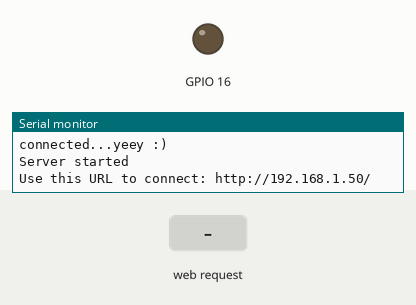
This sketch was run on a simulated ESP8266 (NodeMCU). Shown: output pins drawn as LEDs (lit = HIGH), the last lines printed to the serial monitor. Inputs (shaded band) come from the test bench. WiFi joins after 1.5 s; servers stay silent unless stated.

Above: at 2.7 s.
2.8 s: HTTP request GET /LED=OFF received
At 3.5 s:
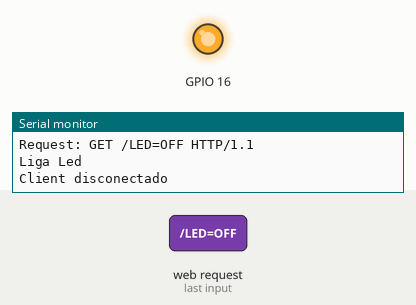
4.3 s: HTTP request GET /LED=ON received
At 4.6 s:
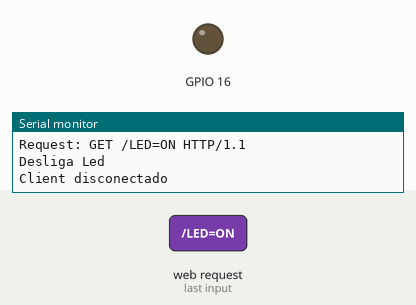
Timing chart, 0 to 7.3 s (numbered marks = the images above; inputs shaded):
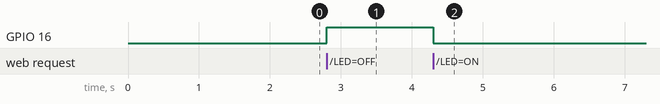

Measured:
- after the input at 2.8 s, GPIO 16: LOW → HIGH at once
- after the input at 4.3 s, GPIO 16: HIGH → LOW at once

The sketch:

nodeMCU-AutoConnect-ipfixo-exemplo-controle-1-led.ino
```cpp
#include <ESP8266WiFi.h>          //https://github.com/esp8266/Arduino

//needed for library
#include <DNSServer.h>
#include <ESP8266WebServer.h>
#include <WiFiManager.h>         //https://github.com/tzapu/WiFiManager

WiFiServer server(80);


void setup() {
    // put your setup code here, to run once:
    Serial.begin(115200);

    //I-O
    pinMode(16, OUTPUT);

    //WiFiManager
    //Local intialization. Once its business is done, there is no need to keep it around
    WiFiManager wifiManager;
    //reset saved settings
    //wifiManager.resetSettings();

    //set custom ip for portal
    wifiManager.setAPStaticIPConfig(IPAddress(192,168,0,75), IPAddress(192,168,0,1), IPAddress(255,255,255,0));


    //start-block2
    IPAddress _ip = IPAddress(192, 168, 0, 88);
    IPAddress _gw = IPAddress(192, 168, 0, 1);
    IPAddress _sn = IPAddress(255, 255, 255, 0);
    //end-block2

    wifiManager.setSTAStaticIPConfig(_ip, _gw, _sn);

    //fetches ssid and pass from eeprom and tries to connect
    //if it does not connect it starts an access point with the specified name
    //here  "AutoConnectAP"
    //and goes into a blocking loop awaiting configuration
    wifiManager.autoConnect("AutoConnectAP");
    //or use this for auto generated name ESP + ChipID
    //wifiManager.autoConnect();

    //if you get here you have connected to the WiFi
    Serial.println("connected...yeey :)");

    // Start the server
    server.begin();
    Serial.println("Server started");

    // Print the IP address
    Serial.print("Use this URL to connect: ");
    Serial.print("http://");
    Serial.print(WiFi.localIP());
    Serial.println("/");
}

void loop() {
  // Check if a client has connected
  WiFiClient client = server.available();
  if (!client) {
    return;
  }

  // Wait until the client sends some data
  Serial.println("Novo client");
  while(!client.available()){
    delay(1);
  }

  // Read the first line of the request
  String request = client.readStringUntil('\r');
  Serial.print("Request: ");
  Serial.println(request);

  client.flush();

  if (request.indexOf("/LED=OFF") != -1)  {
    digitalWrite(16, HIGH);
    Serial.println("Liga Led");
  }
  if (request.indexOf("/LED=ON") != -1)  {
    digitalWrite(16, LOW);
    Serial.println("Desliga Led");
  }

  // Return the response
  client.println("HTTP/1.1 200 OK");
  client.println("Content-Type: text/html");
  client.println(""); //  do not forget this one
  client.println("<!DOCTYPE HTML>");
  client.println("<html>");


  client.println("<br><br>");
  client.println("<a href=\"/LED=ON\"\"><button>Turn On </button></a>");
  client.println("<a href=\"/LED=OFF\"\"><button>Turn Off </button></a><br />");
  client.println("</html>");

  delay(1);
  Serial.println("Client disconectado");
  Serial.println("");

}
```
